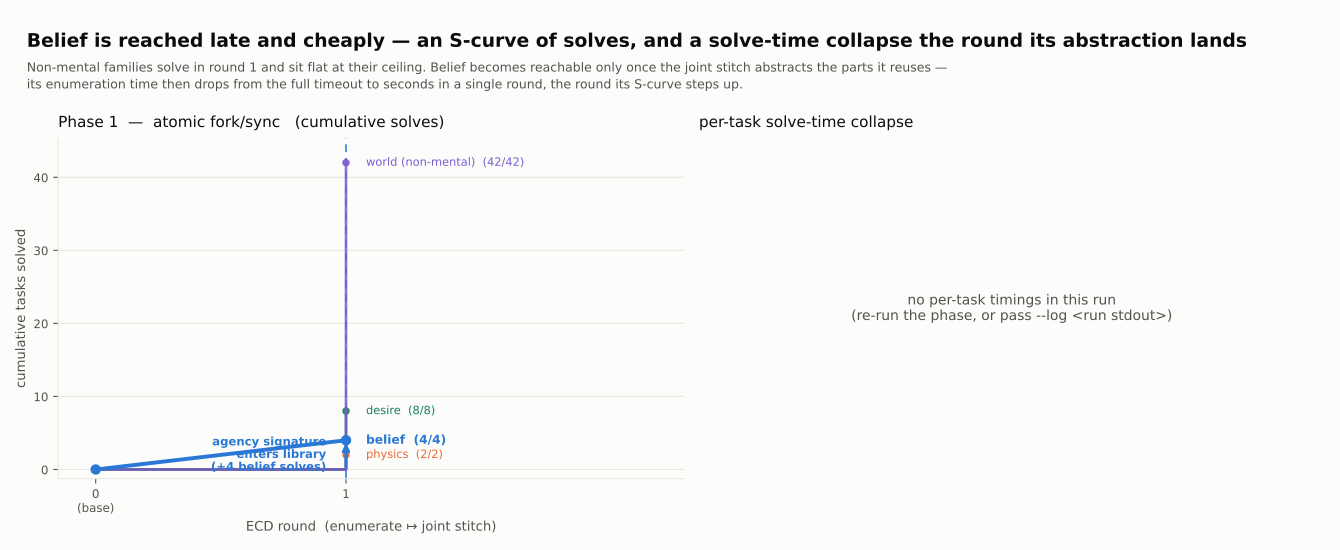

The script that saved this image:
"""Solve-dynamics figures (phases 1-2): HOW the wake-sleep loop reaches belief.

`corpus_dl.py` prices the corpus under each round's library — it shows the description
length falling.  This script instead charts the SEARCH behaviour that the falling DL
buys, straight from a run, in two panels:

  Plot 1 — CUMULATIVE SOLVES vs round, one line per family.  The non-mental families
    (physics / desire / world) are shallow from the base primitives and solve in the
    first round, then sit flat at their ceiling.  Belief is deep — it only becomes
    reachable once the joint stitch has abstracted the parts it reuses — so its curve is
    an S: nothing, then a step up at the round its agency signature lands in the library.

  Plot 2 — PER-TASK SOLVE-TIME COLLAPSE, the round before a task solves vs the round it
    solves (a paired slope-graph, log time axis).  A belief task burns the whole `--t-fn`
    budget MISSING while its abstraction is still absent, then, the very next round, solves
    in seconds once stitch has added it — the ~1100 s → ~10 s collapse that is otherwise
    buried in the per-round `OK/MISS` log lines.  Non-mental tasks that solve immediately
    never pay that toll; they are the fast cluster with no prior miss.

Both plots are DERIVED FROM AN ACTUAL RUN, not ground truth.  `experiment.run_phase`
records, per solved task, the round it was solved (for Plot 1) and, per fn enumeration
attempt, the round/solved/seconds triple (for Plot 2), into the trajectory artifact
`phase{1,2}_traj[.smoke].json` (`save_trajectory_artifact`).  Older artifacts, or a full
HPC run whose dramatic numbers only reached stdout, can instead be read straight from the
run log with `--log` (we parse the same `OK/MISS <secs> <kind> <shape>#<crc>` lines).

    # 1. produce a run (slow; HPC) — writes the trajectory artifact we consume
    sbatch run.job phase1.py --t-fn 1200      -> phase1_traj.json  (+ phase1_run.json)
    # 2. build the solve-dynamics figure
    python solve_dynamics.py                  phase 1 (reads phase1_traj.json)
    python solve_dynamics.py --decomposed     phase 2 (reads phase2_traj.json)
    python solve_dynamics.py --both           phases 1 and 2, one JSON each, one PNG
    python solve_dynamics.py --smoke          use the .smoke trajectory artifacts
    python solve_dynamics.py --run PATH        consume a specific trajectory artifact
    python solve_dynamics.py --log run.out     parse per-task timings out of a run log
    python solve_dynamics.py --no-plot         recompute the JSON only
    python solve_dynamics.py out.png           choose the figure path

Writes solve_dynamics[.decomposed].json and solve_dynamics.png/.pdf.
"""

import re
import sys
import json
from collections import defaultdict

import numpy as np


# ── task family (the facet) — identical convention to corpus_dl.family ────────────────
# All belief variants (kind 'belief', including the extra plain wall-belief batch) fold
# into 'belief'; physics/desire are their own families; every non-mental maker folds into
# the single 'world' facet — the contrast the figure is about is belief vs the rest.
def family(kind):
    if kind.startswith('belief'):
        return 'belief'
    if kind in ('physics', 'desire'):
        return kind
    return 'world'


FAM_ORDER = ['physics', 'desire', 'world', 'belief']   # belief drawn last / on top
FAM_COLOR = {
    'physics': '#eb6834',   # orange
    'desire':  '#157f5a',   # green
    'world':   '#7a5bd0',   # violet
    'belief':  '#2a78d6',   # blue — the hero
}
FAM_LABEL = {
    'physics': 'physics',
    'desire':  'desire',
    'world':   'world (non-mental)',
    'belief':  'belief',
}
INK, MUTED, GRID, BG = '#0b0b0b', '#52514e', '#e6e6e2', '#fcfcfb'


# ── data loading: trajectory artifact (default) or a raw run log (--log) ───────────────
def _load_from_artifact(decomposed, smoke, run_path):
    if run_path is None:
        run_path = f"phase{2 if decomposed else 1}_traj{'.smoke' if smoke else ''}.json"
    try:
        with open(run_path) as f:
            art = json.load(f)
    except FileNotFoundError:
        raise SystemExit(
            f"no trajectory artifact '{run_path}' — run "
            f"`python phase{2 if decomposed else 1}.py{' --smoke' if smoke else ''}` first "
            f"(it writes the *_traj.json), or pass --log to read a run's stdout instead.")
    if bool(art.get('decomposed')) != bool(decomposed):
        raise SystemExit(f"{run_path} is a phase {2 if art.get('decomposed') else 1} run, "
                         f"but this invocation is phase {2 if decomposed else 1}.")
    # tasks: id -> {kind, family, solve_round};  timings: [{id, kind, round, solved, elapsed}]
    tasks = {kid: {'kind': t['kind'], 'family': family(t['kind']), 'solve_round': int(t['round'])}
             for kid, t in art['tasks'].items()}
    timings = [{'id': str(r['id']), 'kind': r['kind'], 'family': family(r['kind']),
                'round': int(r['round']), 'solved': bool(r['solved']),
                'elapsed': float(r['elapsed'])}
               for r in art.get('timings', [])]
    n_rounds = int(art.get('n_rounds') or max((t['solve_round'] for t in tasks.values()), default=0))
    # provenance: the source run's commit + knobs (experiment.build_provenance).  Inlined
    # rather than importing experiment.provenance_line — this module reads artifacts with
    # numpy alone, and the header isn't worth pulling the DSL and torch in behind it.
    prov = art.get('provenance')
    print("  " + (prov['repro'] if prov else
                  f"provenance: NONE recorded in {run_path} — predates the provenance "
                  f"header; rerun the phase to make its figures citable."))
    return {'source': run_path, 'n_rounds': n_rounds, 'tasks': tasks, 'timings': timings,
            'provenance': prov}


# stdout line written by run_phase's per-task timing report:
#   "      OK    12.3  belief           (6, 5, 5)#a1b2c3"
#   "      MISS 1200.0  belief           (6, 5, 5)#a1b2c3"
# the `(shape)#crc` tag is a stable per-task id across rounds; kind is the family label.
_ROUND_RE = re.compile(r'---\s*round\s+(\d+)\s*/')
_TASK_RE  = re.compile(r'\b(OK|MISS)\s+([\d.]+)\s+(\S+)\s+(\([^)]*\)#[0-9a-f]+)')


def _load_from_log(decomposed, log_path):
    "Reconstruct tasks + timings by parsing the OK/MISS per-task lines out of a run log."
    timings, cur_round = [], 0
    with open(log_path) as f:
        for line in f:
            mr = _ROUND_RE.search(line)
            if mr:
                cur_round = int(mr.group(1))
                continue
            mt = _TASK_RE.search(line)
            if mt and cur_round:
                hit, secs, kind, tag = mt.group(1) == 'OK', float(mt.group(2)), mt.group(3), mt.group(4)
                timings.append({'id': tag, 'kind': kind, 'family': family(kind),
                                'round': cur_round, 'solved': hit, 'elapsed': secs})
    if not timings:
        raise SystemExit(f"parsed no per-task OK/MISS timing lines from '{log_path}' — is it a "
                         f"run stdout log?  (expected lines like '  OK   12.3  belief (…)#crc').")
    # a task's solve round is the first round it reported OK; only solved tasks enter `tasks`.
    solve_round = {}
    for r in sorted(timings, key=lambda r: r['round']):
        if r['solved'] and r['id'] not in solve_round:
            solve_round[r['id']] = (r['round'], r['kind'])
    tasks = {tag: {'kind': kd, 'family': family(kd), 'solve_round': rnd}
             for tag, (rnd, kd) in solve_round.items()}
    n_rounds = max(r['round'] for r in timings)
    return {'source': log_path, 'n_rounds': n_rounds, 'tasks': tasks, 'timings': timings}


# ── derived series ────────────────────────────────────────────────────────────────────
def compute(data):
    """From loaded {tasks, timings}, build the cumulative-solve series (Plot 1) and the
    per-task solve-time collapse pairs (Plot 2)."""
    tasks, timings, n_rounds = data['tasks'], data['timings'], data['n_rounds']

    # Plot 1: cumulative solves per family, rounds 0..n_rounds (round 0 = nothing solved).
    totals = {f: sum(1 for t in tasks.values() if t['family'] == f) for f in FAM_ORDER}
    cumulative = {}
    for f in FAM_ORDER:
        rs = sorted(t['solve_round'] for t in tasks.values() if t['family'] == f)
        cumulative[f] = [sum(1 for sr in rs if sr <= r) for r in range(0, n_rounds + 1)]

    # Plot 2: for each task, its per-round attempt timeline; the collapse pair is the
    # (miss round r-1, solve round r) time pair — the round before it solves vs the round
    # it solves.  A task solved in round 1 has no prior attempt: it never paid the toll.
    timeline = defaultdict(dict)        # id -> {round: (solved, elapsed, kind)}
    for r in timings:
        timeline[r['id']][r['round']] = (r['solved'], r['elapsed'], r['kind'])
    pairs, immediate = [], []
    for tid, tl in timeline.items():
        solved_rounds = sorted(rd for rd, (hit, _e, _k) in tl.items() if hit)
        if not solved_rounds:
            continue
        rs = solved_rounds[0]
        kind = tl[rs][2]
        solve_t = tl[rs][1]
        if (rs - 1) in tl:              # the miss the round before it landed
            miss_t = tl[rs - 1][1]
            pairs.append({'id': tid, 'kind': kind, 'family': family(kind),
                          'solve_round': rs, 'miss_time': miss_t, 'solve_time': solve_t,
                          'speedup': (miss_t / solve_t) if solve_t > 0 else float('inf')})
        else:
            immediate.append({'id': tid, 'kind': kind, 'family': family(kind),
                              'solve_round': rs, 'solve_time': solve_t})

    # headline collapse: the biggest belief miss→solve drop, plus the belief medians.
    bel_pairs = [p for p in pairs if p['family'] == 'belief']
    headline = None
    if bel_pairs:
        worst = max(bel_pairs, key=lambda p: p['miss_time'] - p['solve_time'])
        headline = {
            'worst_miss': worst['miss_time'], 'worst_solve': worst['solve_time'],
            'worst_speedup': worst['speedup'],
            'median_miss': float(np.median([p['miss_time'] for p in bel_pairs])),
            'median_solve': float(np.median([p['solve_time'] for p in bel_pairs])),
            'n_belief_collapsed': len(bel_pairs),
        }

    return {
        # None on the --log path: a stdout log carries no provenance block
        'provenance': data.get('provenance'),
        'phase': 2 if data.get('decomposed') else 1,
        'source': data['source'],
        'n_rounds': n_rounds,
        'totals': totals,
        'cumulative': cumulative,
        'pairs': pairs,
        'immediate': immediate,
        'has_timings': bool(timings),
        'headline': headline,
    }


def run(decomposed=False, smoke=False, run_path=None, log_path=None):
    phase = 2 if decomposed else 1
    print(f"\n{'='*72}\nSOLVE-DYNAMICS — phase {phase} "
          f"({'decomposed' if decomposed else 'atomic'} fork/sync){' [smoke]' if smoke else ''}"
          f"\n{'='*72}")
    if log_path is not None:
        data = _load_from_log(decomposed, log_path)
    else:
        data = _load_from_artifact(decomposed, smoke, run_path)
    data['decomposed'] = decomposed
    out = compute(data)

    # report
    for f in FAM_ORDER:
        print(f"  {FAM_LABEL[f]:20s} cumulative solves: {out['cumulative'][f]}  "
              f"(of {out['totals'][f]})")
    if out['has_timings']:
        h = out['headline']
        if h:
            print(f"  belief solve-time collapse: {h['n_belief_collapsed']} tasks; "
                  f"steepest {h['worst_miss']:.1f}s → {h['worst_solve']:.1f}s "
                  f"({h['worst_speedup']:.0f}×); median {h['median_miss']:.1f}s → "
                  f"{h['median_solve']:.1f}s")
        else:
            print("  no belief task had a prior-round miss to pair (all solved on first "
                  "attempt this run — nothing to collapse).")
    else:
        print("  NOTE: this artifact carries no per-task timings — Plot 2 will be a stub. "
              "Re-run the phase (timings are recorded now) or pass --log <run stdout>.")

    path = f"solve_dynamics{'.decomposed' if decomposed else ''}.json"
    with open(path, 'w') as f:
        json.dump(out, f, indent=1)
    print(f"  wrote {path}")
    return out


# ── plotting ──────────────────────────────────────────────────────────────────────────
def _panel_cumulative(ax, d):
    "Plot 1: cumulative solves vs round — belief's S-curve against the flat non-mental lines."
    xs = list(range(0, d['n_rounds'] + 1))
    for f in FAM_ORDER:
        ys = d['cumulative'][f]
        hero = f == 'belief'
        ax.plot(xs, ys, color=FAM_COLOR[f], lw=2.8 if hero else 1.9,
                alpha=1.0 if hero else 0.85, zorder=6 if hero else 3,
                marker='o', ms=6.5 if hero else 4.5, solid_capstyle='round',
                drawstyle='steps-post' if not hero else 'default')
        ax.text(xs[-1] + 0.08, ys[-1], f"{FAM_LABEL[f]}  ({ys[-1]}/{d['totals'][f]})",
                color=FAM_COLOR[f], fontsize=8.8 if hero else 8.2, va='center', ha='left',
                fontweight='bold' if hero else 'normal', zorder=7)

    # the round belief's cumulative rises the most: where its agency signature lands.
    bel = d['cumulative']['belief']
    steps = [(bel[i] - bel[i - 1], i) for i in range(1, len(bel))]
    if steps and max(steps)[0] > 0:
        sr = max(steps)[1]
        ax.axvline(sr, color=FAM_COLOR['belief'], lw=1.4, ls=(0, (4, 3)), zorder=2, alpha=0.8)
        ax.annotate('', xy=(sr, bel[sr]), xytext=(sr, bel[sr - 1]),
                    arrowprops=dict(arrowstyle='-|>', color=FAM_COLOR['belief'], lw=2))
        ax.text(sr - 0.08, (bel[sr] + bel[sr - 1]) / 2,
                f"agency signature\nenters library\n(+{bel[sr] - bel[sr - 1]} belief solves)",
                color=FAM_COLOR['belief'], fontsize=8.4, ha='right', va='center',
                zorder=7, fontweight='bold')

    _style_axes(ax, xs, xlabel='ECD round  (enumerate ↦ joint stitch)')
    ax.set_ylabel('cumulative tasks solved', fontsize=9.5, color=MUTED)
    ymax = max(max(d['cumulative'][f]) for f in FAM_ORDER)
    ax.set_ylim(-ymax * 0.03, ymax * 1.08)


def _panel_collapse(ax, d):
    "Plot 2: per-task solve-time collapse — round before solve vs solve round (log time)."
    pairs = d['pairs']
    if not d['has_timings'] or not pairs:
        ax.text(0.5, 0.5, "no per-task timings in this run\n"
                          "(re-run the phase, or pass --log <run stdout>)",
                transform=ax.transAxes, ha='center', va='center', color=MUTED, fontsize=10)
        ax.set_axis_off()
        return

    x0, x1 = 0.0, 1.0
    # order so belief draws on top of the non-mental lines
    for p in sorted(pairs, key=lambda p: p['family'] == 'belief'):
        hero = p['family'] == 'belief'
        c = FAM_COLOR[p['family']]
        ax.plot([x0, x1], [p['miss_time'], p['solve_time']], color=c,
                lw=2.0 if hero else 1.0, alpha=0.9 if hero else 0.5,
                zorder=6 if hero else 3, solid_capstyle='round')
        ax.scatter([x0, x1], [p['miss_time'], p['solve_time']], s=26 if hero else 12,
                   color=c, alpha=0.95 if hero else 0.6, zorder=7 if hero else 4)

    # the timeout ceiling: misses pile up at ~t_fn (the largest miss time observed).
    t_fn = max(p['miss_time'] for p in pairs)
    ax.axhline(t_fn, color=MUTED, lw=1, ls=(0, (2, 3)), zorder=1, alpha=0.7)
    ax.text(1.28, t_fn, f"~timeout {t_fn:.0f}s", color=MUTED, fontsize=8,
            ha='right', va='bottom')

    h = d['headline']
    if h:
        ax.annotate(f"belief\n{h['worst_miss']:.0f}s → {h['worst_solve']:.0f}s"
                    f"  ({h['worst_speedup']:.0f}× faster)",
                    xy=(x1, h['worst_solve']), xytext=(x1 - 0.32, h['worst_solve']),
                    color=FAM_COLOR['belief'], fontsize=8.6, fontweight='bold',
                    va='center', ha='right', zorder=8,
                    arrowprops=dict(arrowstyle='-|>', color=FAM_COLOR['belief'], lw=1.6))

    ax.set_yscale('log')
    ax.set_xlim(-0.42, 1.30)
    ax.set_xticks([x0, x1])
    ax.set_xticklabels(['round before\n(miss)', 'solve round\n(hit)'])
    ax.grid(True, axis='y', color=GRID, lw=0.8, zorder=0)
    ax.set_axisbelow(True)
    for s in ('top', 'right'):
        ax.spines[s].set_visible(False)
    for s in ('left', 'bottom'):
        ax.spines[s].set_color(GRID)
    ax.tick_params(colors=MUTED, labelsize=8.5)
    ax.set_ylabel('per-task enumeration time  (s, log)', fontsize=9.5, color=MUTED)

    # direct family labels at the right (solve) column
    fam_seen = {}
    for p in pairs:
        fam_seen.setdefault(p['family'], p['solve_time'])
    n_imm = len(d['immediate'])
    ax.text(0.015, 0.985, f"{n_imm} tasks solved on the first\nattempt (no prior miss)",
            transform=ax.transAxes, fontsize=8, color=MUTED, ha='left', va='top')


def _style_axes(ax, xs, xlabel):
    ax.set_xlabel(xlabel, fontsize=9.5, color=MUTED)
    ax.set_xlim(min(xs) - 0.15, max(xs) + 1.35)
    ax.set_xticks(xs)
    ax.set_xticklabels([('0\n(base)' if x == 0 else str(x)) for x in xs])
    ax.grid(True, axis='y', color=GRID, lw=0.8, zorder=0)
    ax.set_axisbelow(True)
    for s in ('top', 'right'):
        ax.spines[s].set_visible(False)
    for s in ('left', 'bottom'):
        ax.spines[s].set_color(GRID)
    ax.tick_params(colors=MUTED, labelsize=8.5)


def plot(datasets, out_path='solve_dynamics.png'):
    import matplotlib
    matplotlib.use('Agg')
    import matplotlib.pyplot as plt

    n = len(datasets)
    fig, axes = plt.subplots(n, 2, figsize=(13.4, 4.7 * n + 0.8), squeeze=False)
    fig.patch.set_facecolor(BG)
    for row, d in enumerate(datasets):
        kind = 'atomic fork/sync' if d['phase'] == 1 else 'decomposed plumbing'
        axA, axB = axes[row, 0], axes[row, 1]
        for ax in (axA, axB):
            ax.set_facecolor(BG)
        axA.set_title(f"Phase {d['phase']}  —  {kind}   (cumulative solves)",
                      fontsize=11, color=INK, loc='left', pad=8)
        axB.set_title("per-task solve-time collapse", fontsize=11, color=INK, loc='left', pad=8)
        _panel_cumulative(axA, d)
        _panel_collapse(axB, d)

    top = 1 - 1.0 / fig.get_figheight()
    fig.tight_layout(rect=[0, 0, 1, top])
    fig.text(0.02, 1 - 0.32 / fig.get_figheight(),
             'Belief is reached late and cheaply — an S-curve of solves, and a solve-time '
             'collapse the round its abstraction lands',
             fontsize=13.5, fontweight='bold', color=INK, ha='left', va='top')
    fig.text(0.02, 1 - 0.62 / fig.get_figheight(),
             'Non-mental families solve in round 1 and sit flat at their ceiling. Belief '
             'becomes reachable only once the joint stitch abstracts the parts it reuses —\n'
             'its enumeration time then drops from the full timeout to seconds in a single '
             'round, the round its S-curve steps up.',
             fontsize=9, color=MUTED, ha='left', va='top', linespacing=1.5)

    for ext in ({out_path, out_path.rsplit('.', 1)[0] + '.pdf'}):
        fig.savefig(ext, dpi=200, facecolor=fig.get_facecolor())
        print(f"wrote {ext}")


# ── CLI ───────────────────────────────────────────────────────────────────────────────
def main(argv):
    smoke = '--smoke' in argv
    both = '--both' in argv
    no_plot = '--no-plot' in argv
    run_path = argv[argv.index('--run') + 1] if '--run' in argv else None
    log_path = argv[argv.index('--log') + 1] if '--log' in argv else None
    out_path = next((a for a in argv[1:] if a.endswith('.png')), 'solve_dynamics.png')

    if both:
        if log_path is not None:
            sys.exit("--log names a single phase's stdout; drop --both or run each phase "
                     "separately with its own --log.")
        datasets = [run(decomposed=False, smoke=smoke),
                    run(decomposed=True, smoke=smoke)]
    else:
        decomposed = '--decomposed' in argv
        datasets = [run(decomposed=decomposed, smoke=smoke, run_path=run_path, log_path=log_path)]

    if not no_plot:
        plot(datasets, out_path)


if __name__ == '__main__':
    main(sys.argv)
